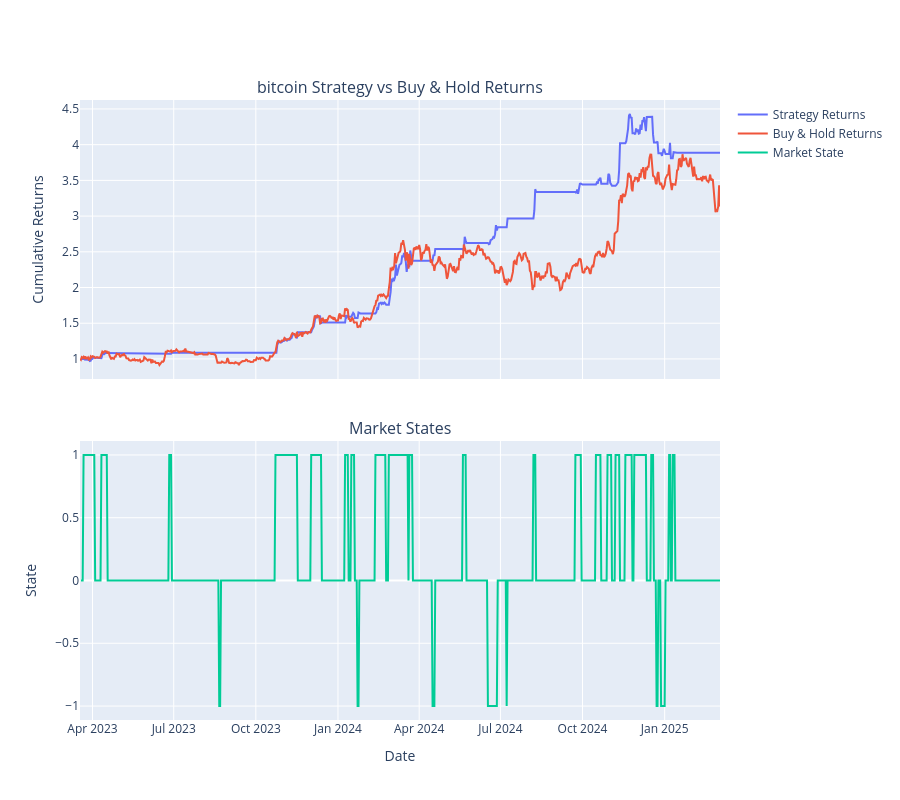

Notebook cell for this chart:
### Code cell
# Split data into train, embargo, and test sets
train, embargo, test = model.split_data(model.model_data)

print(f"Train set: {len(train)} rows")
print(f"Embargo set: {len(embargo)} rows")
print(f"Test set: {len(test)} rows")

states = model.ensemble_predict(test, selected_features, show_voting_table=True)
results = model.simulate_trading(test, states)
metrics = model.evaluate(results)

### Figure 1 — Plotly figure (JSON) as saved in the notebook; plotly's stock layout.template omitted (floating-point values rounded to 4 significant figures; data arrays with more than 128 entries replaced by an {"elided": "..."} marker saying what was removed)
{"data": [{"mode": "lines", "name": "Strategy Returns", "type": "scatter", "x": {"elided": "718 str values"}, "xaxis": "x", "y": {"elided": "718 float values"}, "yaxis": "y"}, {"mode": "lines", "name": "Buy & Hold Returns", "type": "scatter", "x": {"elided": "718 str values"}, "xaxis": "x", "y": {"elided": "718 float values"}, "yaxis": "y"}, {"hovertext": {"elided": "718 str values"}, "mode": "lines", "name": "Market State", "type": "scatter", "x": {"elided": "718 str values"}, "xaxis": "x2", "y": {"elided": "718 int values"}, "yaxis": "y2"}], "layout": {"annotations": [{"font": {"size": 16}, "showarrow": false, "text": "bitcoin Strategy vs Buy & Hold Returns", "x": 0.5, "xanchor": "center", "xref": "paper", "y": 1, "yanchor": "bottom", "yref": "paper"}, {"font": {"size": 16}, "showarrow": false, "text": "Market States", "x": 0.5, "xanchor": "center", "xref": "paper", "y": 0.45, "yanchor": "bottom", "yref": "paper"}], "height": 800, "showlegend": true, "xaxis": {"anchor": "y", "domain": [0, 1], "matches": "x2", "showticklabels": false}, "xaxis2": {"anchor": "y2", "domain": [0, 1], "title": {"text": "Date"}}, "yaxis": {"anchor": "x", "domain": [0.55, 1], "title": {"text": "Cumulative Returns"}}, "yaxis2": {"anchor": "x2", "domain": [0, 0.45], "title": {"text": "State"}}}}
